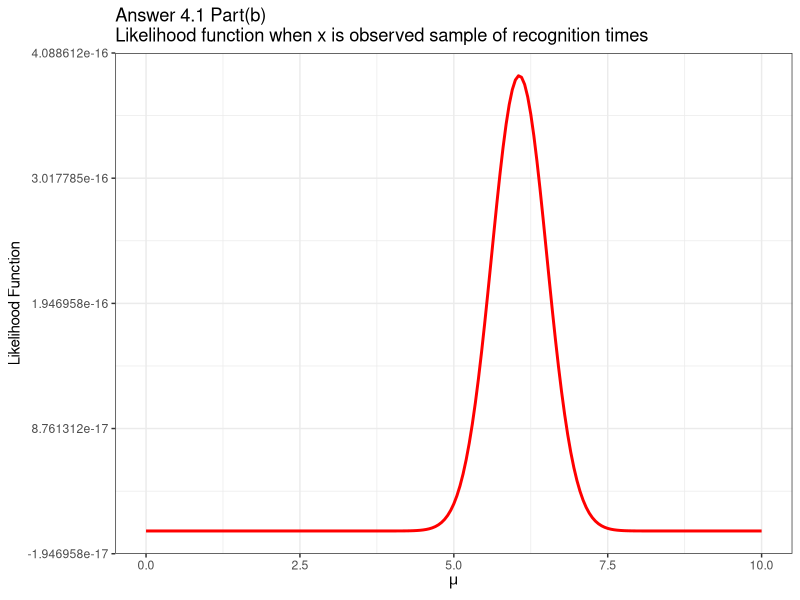

Generate this figure with R:
#Answer 4.1 part (b)----
library(ggplot2)
f = function(x,mu)
{
  exp(-(((log(x)-mu)^2)*0.5))/(x*sqrt(2*pi))
}

x_values = c(303.25,443,220,560,880);
mu_values = seq(from = 0,to = 10,by = 0.05 );

likelihood = data.frame(mu = mu_values);
#View(likelihood);
likelihood$lkl = NA;
for(i in 1:length(mu_values))
{
  likelihood$lkl[i] = prod(f(x_values,likelihood$mu[i]));
}

ggplot(likelihood,aes(mu,lkl))+
  geom_line(size = 1,colour = 'red')+
  theme_bw()+
  labs(title = "Answer 4.1 Part(b)\nLikelihood function when x is observed sample of recognition times",
       x = expression(mu),
       y = "Likelihood Function")
#View(likelihood);
